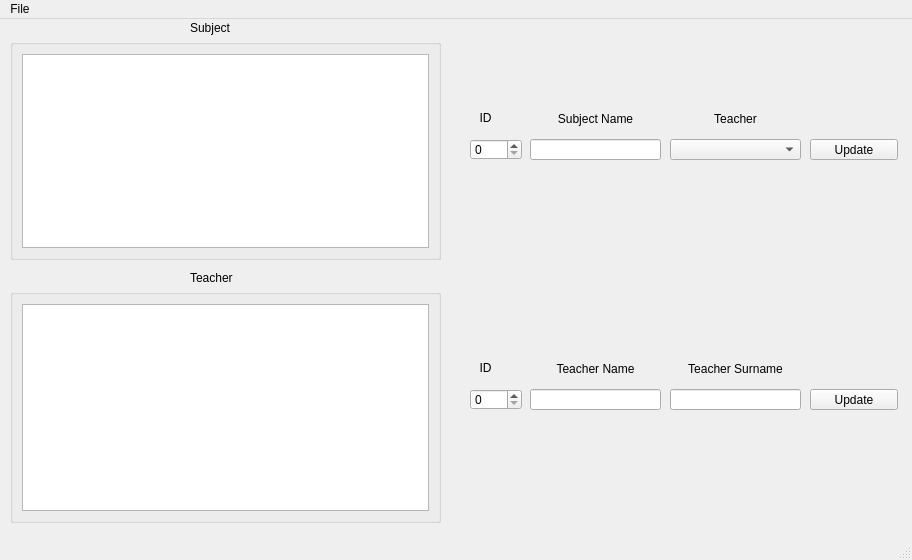
<?xml version="1.0" encoding="UTF-8"?>
<ui version="4.0">
 <class>upTSClass</class>
 <widget class="QMainWindow" name="upTSClass">
  <property name="geometry">
   <rect>
    <x>0</x>
    <y>0</y>
    <width>912</width>
    <height>560</height>
   </rect>
  </property>
  <property name="windowTitle">
   <string>Update Teachers or Subjects</string>
  </property>
  <property name="windowIcon">
   <iconset resource="resources/res.qrc">
    <normaloff>:/imgs/images/window_icon.ico</normaloff>:/imgs/images/window_icon.ico</iconset>
  </property>
  <widget class="QWidget" name="centralwidget">
   <widget class="QLabel" name="label">
    <property name="geometry">
     <rect>
      <x>190</x>
      <y>250</y>
      <width>71</width>
      <height>18</height>
     </rect>
    </property>
    <property name="text">
     <string>Teacher</string>
    </property>
   </widget>
   <widget class="QLabel" name="label_2">
    <property name="geometry">
     <rect>
      <x>190</x>
      <y>0</y>
      <width>61</width>
      <height>18</height>
     </rect>
    </property>
    <property name="text">
     <string>Subject</string>
    </property>
   </widget>
   <widget class="QLineEdit" name="lnTeachName">
    <property name="geometry">
     <rect>
      <x>530</x>
      <y>370</y>
      <width>131</width>
      <height>21</height>
     </rect>
    </property>
   </widget>
   <widget class="QSpinBox" name="spnTeachID">
    <property name="geometry">
     <rect>
      <x>470</x>
      <y>370</y>
      <width>52</width>
      <height>21</height>
     </rect>
    </property>
   </widget>
   <widget class="QLineEdit" name="lnTeachSurname">
    <property name="geometry">
     <rect>
      <x>670</x>
      <y>370</y>
      <width>131</width>
      <height>21</height>
     </rect>
    </property>
   </widget>
   <widget class="QPushButton" name="btnTeacherUpdate">
    <property name="geometry">
     <rect>
      <x>810</x>
      <y>370</y>
      <width>88</width>
      <height>21</height>
     </rect>
    </property>
    <property name="text">
     <string>Update</string>
    </property>
   </widget>
   <widget class="QLabel" name="label_3">
    <property name="geometry">
     <rect>
      <x>470</x>
      <y>340</y>
      <width>31</width>
      <height>18</height>
     </rect>
    </property>
    <property name="text">
     <string>ID</string>
    </property>
    <property name="alignment">
     <set>Qt::AlignCenter</set>
    </property>
   </widget>
   <widget class="QLabel" name="label_4">
    <property name="geometry">
     <rect>
      <x>530</x>
      <y>340</y>
      <width>131</width>
      <height>20</height>
     </rect>
    </property>
    <property name="text">
     <string>Teacher Name</string>
    </property>
    <property name="alignment">
     <set>Qt::AlignCenter</set>
    </property>
   </widget>
   <widget class="QLabel" name="label_5">
    <property name="geometry">
     <rect>
      <x>670</x>
      <y>340</y>
      <width>131</width>
      <height>20</height>
     </rect>
    </property>
    <property name="text">
     <string>Teacher Surname</string>
    </property>
    <property name="alignment">
     <set>Qt::AlignCenter</set>
    </property>
   </widget>
   <widget class="QLabel" name="label_6">
    <property name="geometry">
     <rect>
      <x>530</x>
      <y>90</y>
      <width>131</width>
      <height>20</height>
     </rect>
    </property>
    <property name="text">
     <string>Subject Name</string>
    </property>
    <property name="alignment">
     <set>Qt::AlignCenter</set>
    </property>
   </widget>
   <widget class="QSpinBox" name="spnSubID">
    <property name="geometry">
     <rect>
      <x>470</x>
      <y>120</y>
      <width>52</width>
      <height>21</height>
     </rect>
    </property>
   </widget>
   <widget class="QPushButton" name="btnSubUpdate">
    <property name="geometry">
     <rect>
      <x>810</x>
      <y>120</y>
      <width>88</width>
      <height>21</height>
     </rect>
    </property>
    <property name="text">
     <string>Update</string>
    </property>
   </widget>
   <widget class="QLabel" name="label_7">
    <property name="geometry">
     <rect>
      <x>470</x>
      <y>90</y>
      <width>31</width>
      <height>18</height>
     </rect>
    </property>
    <property name="text">
     <string>ID</string>
    </property>
    <property name="alignment">
     <set>Qt::AlignCenter</set>
    </property>
   </widget>
   <widget class="QLabel" name="label_8">
    <property name="geometry">
     <rect>
      <x>670</x>
      <y>90</y>
      <width>131</width>
      <height>20</height>
     </rect>
    </property>
    <property name="text">
     <string>Teacher</string>
    </property>
    <property name="alignment">
     <set>Qt::AlignCenter</set>
    </property>
   </widget>
   <widget class="QLineEdit" name="lnSubName">
    <property name="geometry">
     <rect>
      <x>530</x>
      <y>120</y>
      <width>131</width>
      <height>21</height>
     </rect>
    </property>
   </widget>
   <widget class="QComboBox" name="cbnTeacher">
    <property name="geometry">
     <rect>
      <x>670</x>
      <y>120</y>
      <width>131</width>
      <height>21</height>
     </rect>
    </property>
   </widget>
   <widget class="QLabel" name="lblQueryStatus">
    <property name="geometry">
     <rect>
      <x>470</x>
      <y>250</y>
      <width>431</width>
      <height>18</height>
     </rect>
    </property>
    <property name="text">
     <string/>
    </property>
    <property name="alignment">
     <set>Qt::AlignCenter</set>
    </property>
   </widget>
   <widget class="QGroupBox" name="groupBox">
    <property name="geometry">
     <rect>
      <x>10</x>
      <y>20</y>
      <width>431</width>
      <height>221</height>
     </rect>
    </property>
    <property name="title">
     <string/>
    </property>
    <property name="flat">
     <bool>true</bool>
    </property>
    <layout class="QVBoxLayout" name="verticalLayout">
     <item>
      <widget class="QTableView" name="tbSubjects">
       <property name="editTriggers">
        <set>QAbstractItemView::NoEditTriggers</set>
       </property>
      </widget>
     </item>
    </layout>
   </widget>
   <widget class="QGroupBox" name="groupBox_2">
    <property name="geometry">
     <rect>
      <x>10</x>
      <y>270</y>
      <width>431</width>
      <height>234</height>
     </rect>
    </property>
    <property name="title">
     <string/>
    </property>
    <property name="flat">
     <bool>true</bool>
    </property>
    <layout class="QVBoxLayout" name="verticalLayout_2">
     <item>
      <widget class="QTableView" name="tbTeachers">
       <property name="editTriggers">
        <set>QAbstractItemView::NoEditTriggers</set>
       </property>
      </widget>
     </item>
    </layout>
   </widget>
  </widget>
  <widget class="QMenuBar" name="menubar">
   <property name="geometry">
    <rect>
     <x>0</x>
     <y>0</y>
     <width>912</width>
     <height>30</height>
    </rect>
   </property>
   <widget class="QMenu" name="menuFIle">
    <property name="title">
     <string>File</string>
    </property>
    <addaction name="actionRefresh"/>
   </widget>
   <addaction name="menuFIle"/>
  </widget>
  <widget class="QStatusBar" name="statusbar"/>
  <action name="actionRefresh">
   <property name="text">
    <string>&amp;Refresh</string>
   </property>
  </action>
 </widget>
 <tabstops>
  <tabstop>spnSubID</tabstop>
  <tabstop>lnSubName</tabstop>
  <tabstop>cbnTeacher</tabstop>
  <tabstop>btnSubUpdate</tabstop>
  <tabstop>spnTeachID</tabstop>
  <tabstop>lnTeachName</tabstop>
  <tabstop>lnTeachSurname</tabstop>
  <tabstop>btnTeacherUpdate</tabstop>
  <tabstop>tbSubjects</tabstop>
  <tabstop>tbTeachers</tabstop>
 </tabstops>
 <resources>
  <include location="resources/res.qrc"/>
 </resources>
 <connections/>
</ui>
